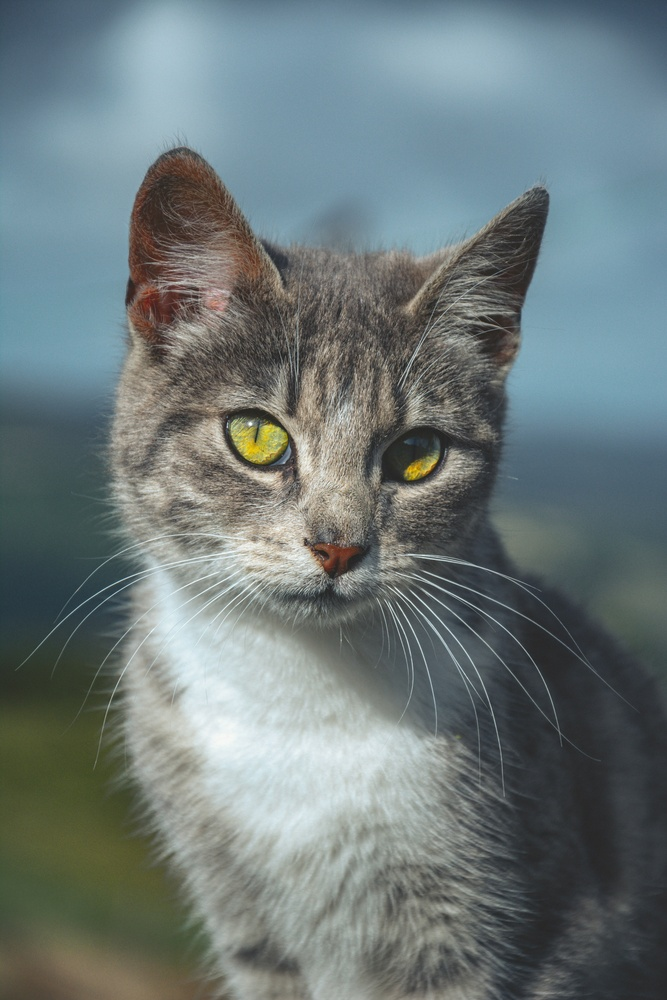
#> input picture cat.jpg, 667 x 1000 px, shrunk from 4000 x 6000 before the run
$ jupyter execute 98_calculating_and_ploting.ipynb
#> lines starting #> are read from the running program, lines starting #| are printed output that depends on the picture
[cell 1]
import cv2
import matplotlib.pyplot as plt

[cell 2]
image=cv2.imread("cat.jpg")
#> image is the input picture: shape (1000, 667, 3); mean B, G, R 121.9, 121.4, 109.2
image_rgb=cv2.cvtColor(image,cv2.COLOR_BGR2RGB)
plt.imshow(image_rgb)

[cell 3]
channels=cv2.split(image_rgb)
colors=['red','green','blue']
for channel,color in zip(channels,colors):
    hist=cv2.calcHist([channel],[0],None,[256],[0,256])
    plt.plot(hist,color=color)
#> this loop made 3 passes
#> color on passes 1 to 3: 'red', 'green', 'blue'
plt.title("Color Histogram")
plt.xlabel("Pixel Intensity")
plt.xlabel("Frequency")
plt.show()
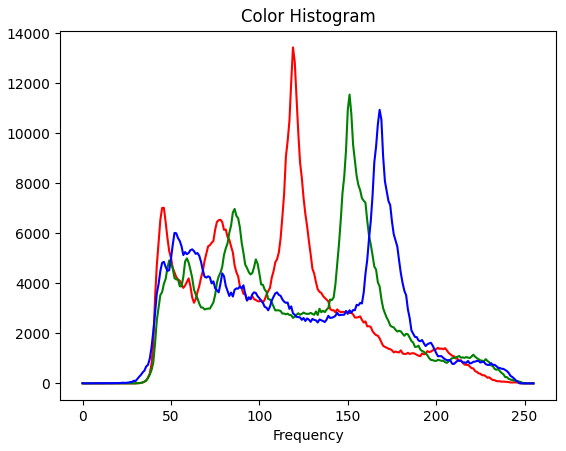
#> figure drawn by matplotlib, 1 panel; curve peaks at x = 119, y = 13425; curve peaks at x = 151, y = 11540; curve peaks at x = 168, y = 10929

[cell 4]
# hsv
image_hsv=cv2.cvtColor(image,cv2.COLOR_BGR2HSV)
#> image_hsv: shape (1000, 667, 3); mean H, S, V 73.1, 48.8, 128.5
h,s,v=cv2.split(image_hsv)
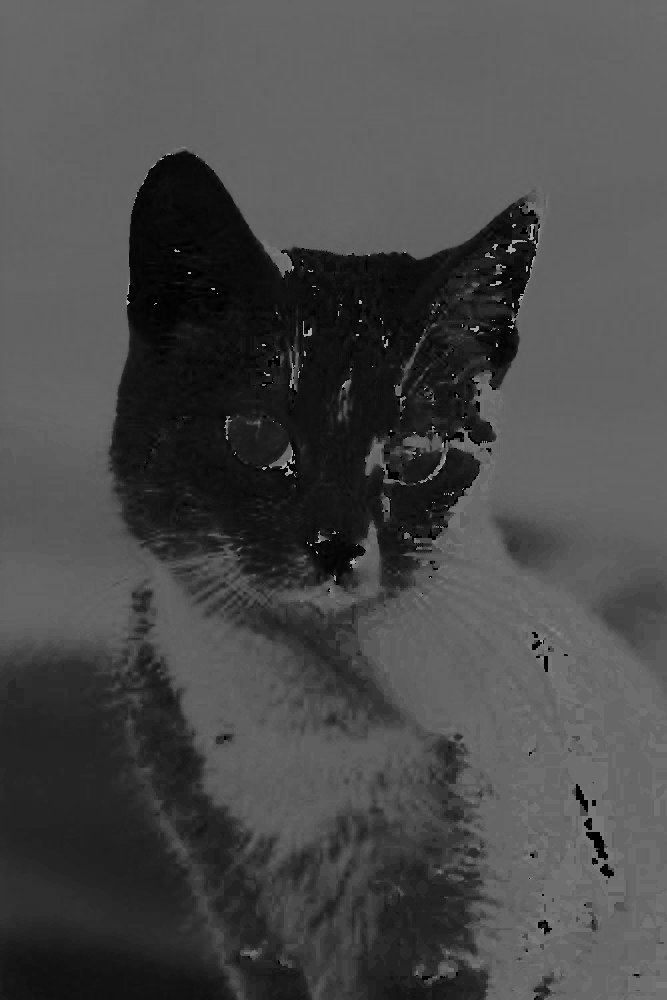
#> h: shape (1000, 667); min 0, max 179, mean 73.1
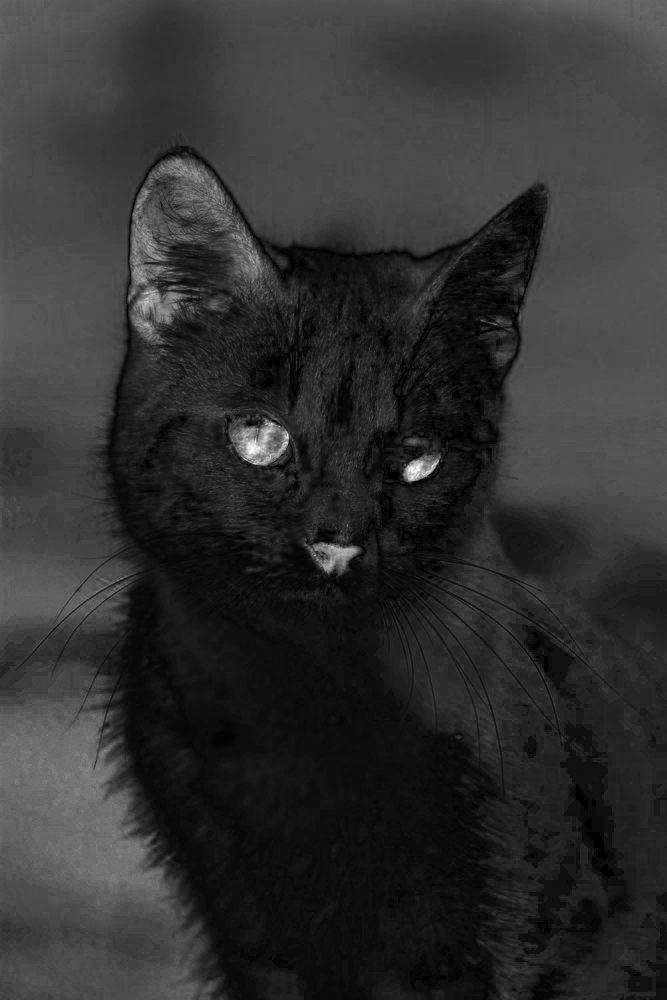
#> s: shape (1000, 667); min 0, max 255, mean 48.8
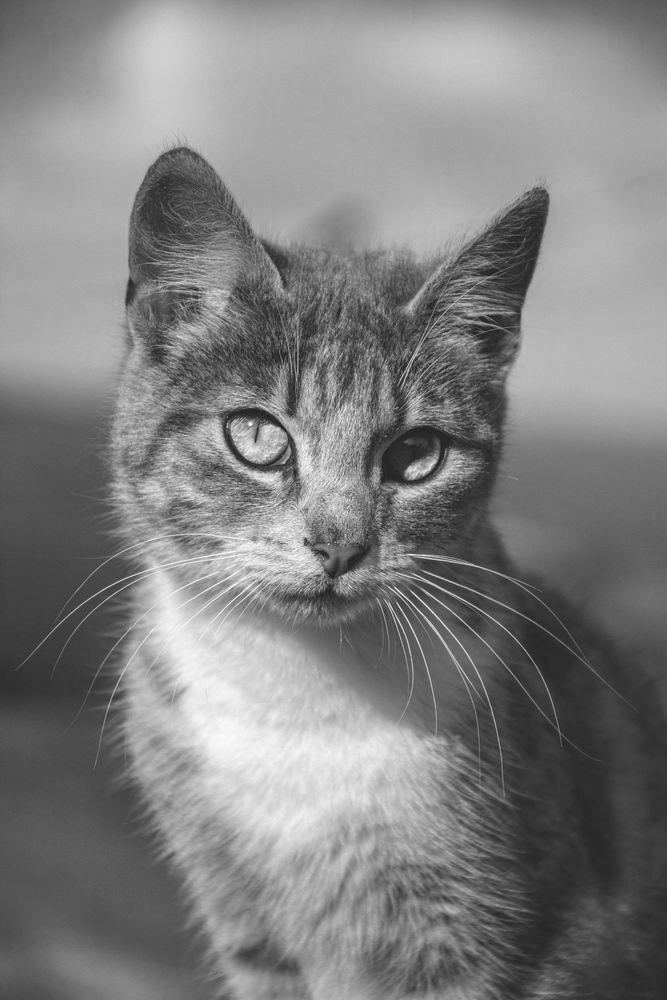
#> v: shape (1000, 667); min 28, max 255, mean 128.5

h_hist=cv2.calcHist([h],[0],None,[180],[0,180])
#> h_hist = 180 values, max 64058 at index 100, min 0 at index 59, mean 3705.6
s_hist=cv2.calcHist([s],[0],None,[256],[0,256])
#> s_hist = 256 values, max 19433 at index 14, min 0 at index 1, mean 2605.5
v_hist=cv2.calcHist([v],[0],None,[256],[0,256])
#> v_hist = 256 values, max 11471 at index 168, min 0 at index 0, mean 2605.5

fig,axes=plt.subplots(1,3,figsize=(15,5))

axes[0].plot(h_hist,color='Orange')
axes[0].set_title("Hue Histogram")
axes[0].set_xlabel("Bins")
axes[0].set_ylabel("Frequency")

axes[1].plot(s_hist,color='red')
axes[1].set_title("Saturation Histogram")
axes[1].set_xlabel("Bins")
axes[1].set_ylabel("Frequency")

axes[2].plot(v_hist,color='blue')
axes[2].set_title("Value Histogram")
axes[2].set_xlabel("Bins")
axes[2].set_ylabel("Frequency")
plt.tight_layout
plt.show()
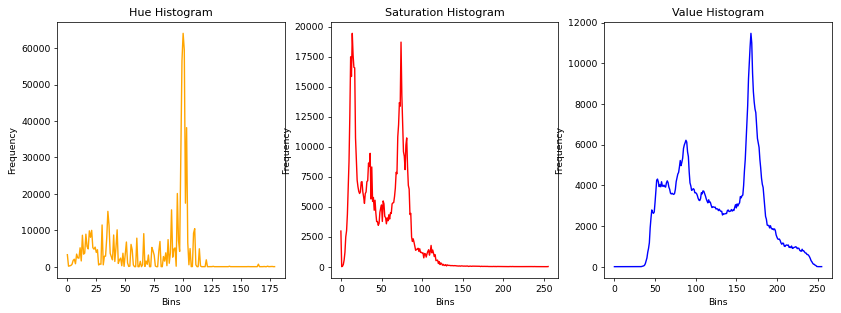
#> figure drawn by matplotlib, 3 panels; panel 1: curve peaks at x = 100, y = 64058; panel 2: curve peaks at x = 14, y = 19433; panel 3: curve peaks at x = 168, y = 11471
